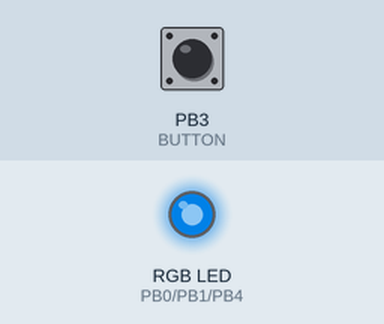
A sketch run on a simulated ATtiny85, built with avr-gcc and run on an emulated ATtiny85. Parts: an RGB LED mixed from three pins (HIGH = lit). Inputs (shaded band) come from the test bench; at power-on: PB3 (BUTTON) HIGH. Dim RGB values are drawn brighter than linear.

Above: at 1.25 s.
1.3 s: PB3 (BUTTON) pulled LOW for 0.15 s
At 2.0 s:
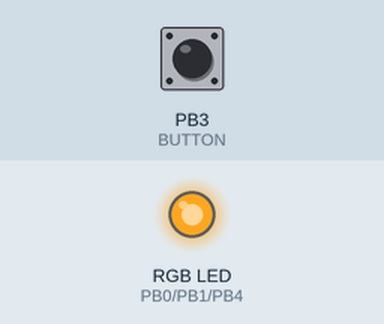
2.9 s: PB3 (BUTTON) pulled LOW for 1 s
At 3.4 s:
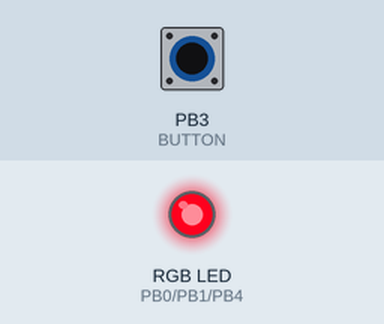
5.4 s: PB3 (BUTTON) pulled LOW for 0.15 s
At 6.6 s:
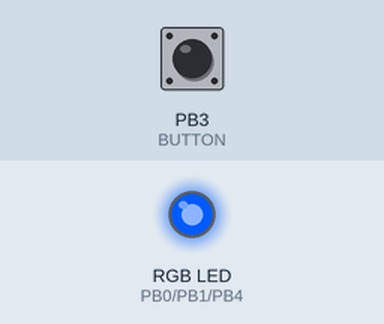
7.0 s: PB3 (BUTTON) pulled LOW for 3.2 s
At 8.3 s:
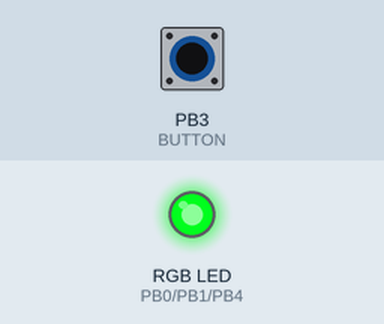
11.7 s: PB3 (BUTTON) pulled LOW for 0.15 s
At 11.91 s:
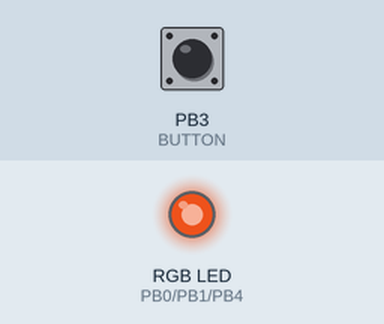
14.7 s: PB3 (BUTTON) pulled LOW for 1 s
Timing chart, 0 to 18.7 s (numbered marks = the images above; inputs shaded):
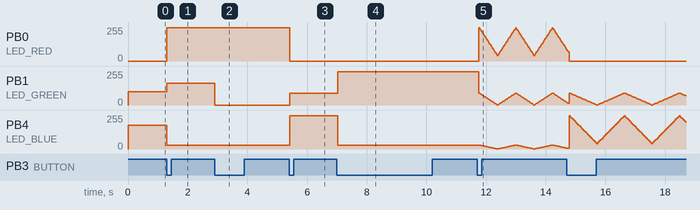

The sketch:

flowercrown.ino
```cpp
/* RGB LED Flower Crown
 * Attiny85 (Digispark)
 *
 */

const int LED_RED = 0;
const int LED_GREEN = 1;
const int LED_BLUE = 4;
const int BUTTON = 3;

const unsigned long BUTTON_PERIOD_MS = 100;

#define PINK_BLUE_PULSE         0
#define YELLOW                  1
#define PINK                    2
#define BLUE                    3
#define GREEN                   4
#define PINK_PULSE              5
#define BLUE_PULSE              6

unsigned long periods[7] = {4, 0, 0, 0, 0, 20, 30};
const int LAST_STATE = BLUE_PULSE;
int mode;

//Direction variable for some modes
int dir;

//RGB pwm values for the LEDs
int pwm_value_r;
int pwm_value_g;
int pwm_value_b;

unsigned long time_ms; //Current time
unsigned long mode_time; //Previous time the animation FSM was run
unsigned long button_time; //Previous time the button was checked

int button_state; //Current button state
int previous_state;  //Previous button state

int mode_init;

void setup() {
  // put your setup code here, to run once:
  pinMode(LED_RED, OUTPUT);
  pinMode(LED_GREEN,  OUTPUT);
  pinMode(LED_RED, OUTPUT);
  pinMode(BUTTON, INPUT);

  mode = PINK_BLUE_PULSE;
  mode_init = 1;
  mode_time = millis();
  button_time = millis();
}

void loop() {

  time_ms = millis();

  //Run animation if period is up
  if(time_ms - mode_time >= periods[mode])
  {
    mode_time = time_ms;

    //Animation
    switch(mode)
    {
      case PINK_BLUE_PULSE:
        if(mode_init == 1) //Initialize values
        {
          pwm_value_g = 100;
          pwm_value_b = 180;
          pwm_value_r = 0;
          dir = 1;
          mode_init = 0;
        }
        else //run animation (4ms period)
        {
          if(dir == 1)
          {
            pwm_value_r = pwm_value_r + 1;
            if(pwm_value_r >= 255)
            {
              dir = 0;
            }
          }
          else
          {
            pwm_value_r = pwm_value_r - 1;
            if(pwm_value_r <= 0)
            {
              dir = 1;
            }
          }
        }
      break;

      case YELLOW:
        pwm_value_g = 165;
        pwm_value_b = 30;
        pwm_value_r = 250;
        mode_init = 0;
      break;

      case PINK:
        pwm_value_g = 0;
        pwm_value_b = 30;
        pwm_value_r = 250;
        mode_init = 0;
      break;

      case BLUE:
        pwm_value_g = 90;
        pwm_value_b = 250;
        pwm_value_r = 0;
        mode_init = 0;
      break;

      case GREEN:
        pwm_value_g = 250;
        pwm_value_b = 30;
        pwm_value_r = 0;
        mode_init = 0;
      break;

      case PINK_PULSE:
        if(mode_init == 1) //Initialize values
        {
          pwm_value_g = 90;
          pwm_value_b = 30;
          pwm_value_r = 250;
          dir = 0;
          mode_init = 0;
        }
        else
        {
          if(dir == 1)
          {
            pwm_value_r = pwm_value_r + 7;
            pwm_value_g = pwm_value_g + 3;
            pwm_value_b = pwm_value_b + 1;
            if(pwm_value_b >= 30)
            {
              dir = 0;
            }
            if(pwm_value_r >= 255) pwm_value_r = 255;
            if(pwm_value_g >= 255) pwm_value_g = 255;
          }
          else
          {
            pwm_value_r = pwm_value_r - 7;
            pwm_value_g = pwm_value_g - 3;
            pwm_value_b = pwm_value_b - 1;
            if(pwm_value_b <= 0)
            {
              dir = 1;
            }
            if(pwm_value_r <= 0) pwm_value_r = 0;
            if(pwm_value_g <= 0) pwm_value_g = 0;
          }
        }
      break;

      case BLUE_PULSE:
        if(mode_init == 1) //Initialize values
        {
          pwm_value_g = 90;
          pwm_value_b = 250;
          pwm_value_r = 0;
          dir = 0;
          mode_init = 0;
        }
        else
        {
          if(dir == 1)
          {
            pwm_value_g = pwm_value_g + 3;
            pwm_value_b = pwm_value_b + 7;
            if(pwm_value_g >= 90)
            {
              dir = 0;
            }
            if(pwm_value_b >= 255) pwm_value_b = 255;
            if(pwm_value_g >= 255) pwm_value_g = 255;
          }
          else
          {
            pwm_value_g = pwm_value_g - 3;
            pwm_value_b = pwm_value_b - 7;
            if(pwm_value_g <= 0)
            {
              dir = 1;
            }
            if(pwm_value_b <= 0) pwm_value_b = 0;
            if(pwm_value_g <= 0) pwm_value_g = 0;
          }
        }
      break;

      default:
      break;
    }

    analogWrite(LED_RED, pwm_value_r);
    analogWrite(LED_GREEN, pwm_value_g);
    analogWrite(LED_BLUE, pwm_value_b);
  }


  //Check for user input if time is up
  if(time_ms - button_time >= BUTTON_PERIOD_MS)
  {
    button_time = time_ms;
    previous_state = button_state;
    button_state = digitalRead(BUTTON);

    if(previous_state == 1 and button_state == 0)
    {
      mode++;
      mode_init = 1;
      if(mode > LAST_STATE)
      {
        mode = PINK_BLUE_PULSE;
      }
    }
  }
}
```

Measured:
- after the input at 1.3 s, PB0 (LED_RED): 0/255 → 250/255 at once; PB1 (LED_GREEN): 100/255 → 165/255 at once; PB4 (LED_BLUE): 180/255 → 30/255 at once
- after the input at 2.9 s, PB1 (LED_GREEN): 165/255 → 0/255 at once
- after the input at 5.4 s, PB0 (LED_RED): 250/255 → 0/255 at once; PB1 (LED_GREEN): 0/255 → 90/255 at once; PB4 (LED_BLUE): 30/255 → 250/255 at once
- after the input at 7.0 s, PB1 (LED_GREEN): 90/255 → 250/255 at once; PB4 (LED_BLUE): 250/255 → 30/255 at once
